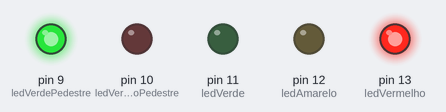
Simulated run of this sketch. Board: Arduino Uno, built with avr-gcc and run on an emulated ATmega328P. Shown: output pins drawn as LEDs (lit = HIGH).

Above: at 3.0 s.
At 6.9 s:
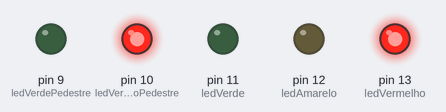
At 8.7 s:
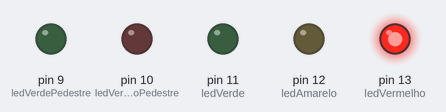
At 10.8 s:
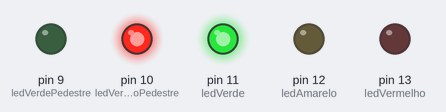
At 13.3 s:
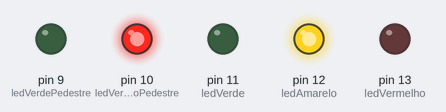
Timing chart, 0 to 17.9 s (numbered marks = the images above):
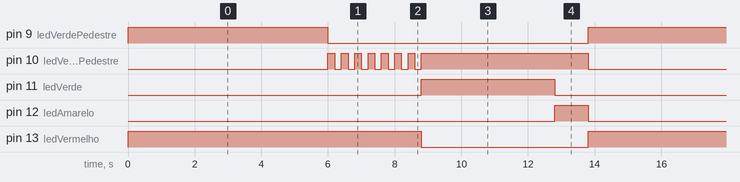

Measured:
- by itself, pin 9 (ledVerdePedestre): alternates HIGH for 6.0 s and LOW for 7.8 s
- by itself, pin 10 (ledVermelhoPedestre): repeats every 13.8 s: 6 × (LOW 0.20 s, HIGH 0.20 s), LOW 0.20 s, HIGH 5.0 s, LOW 6.0 s, HIGH 0.20 s
- by itself, pin 11 (ledVerde): alternates HIGH for 4.0 s and LOW for 9.8 s
- by itself, pin 12 (ledAmarelo): alternates HIGH for 1.0 s and LOW for 12.8 s
- by itself, pin 13 (ledVermelho): alternates HIGH for 8.8 s and LOW for 5.0 s

The sketch:

semaforoDuploDificil.ino
```cpp
//variáveis
int ledVermelho = 13;
int ledAmarelo = 12;
int ledVerde = 11;

int ledVermelhoPedestre = 10;
int ledVerdePedestre = 9;

void setup() {

  // inicializa as variáveis e portas
  pinMode(ledVermelho, OUTPUT);
  pinMode(ledAmarelo, OUTPUT);
  pinMode(ledVerde, OUTPUT);

  pinMode(ledVermelhoPedestre, OUTPUT);
  pinMode(ledVerdePedestre, OUTPUT);

}

void loop() {

  //-----------------------------------

  //acende o LED vermelho carro
  digitalWrite(ledVermelho, HIGH);

  //acende o LED verde pedestre
  digitalWrite(ledVerdePedestre, HIGH);

  delay(6000);

  //apagar o LED verde pedestre
  digitalWrite(ledVerdePedestre, LOW);

  //vai percorrer esse "for" por 6 vezes
  for (int contador = 0; contador <= 6; contador++) {

    //acende o LED vermelho pedestre
    digitalWrite(ledVermelhoPedestre, HIGH);

    //aguarda pouco
    delay(200);

    //apaga o LED vermelho pedestre
    digitalWrite(ledVermelhoPedestre, LOW);

    //aguarda pouco
    delay(200);

  }

  //apaga o LED vermelho carro
  digitalWrite(ledVermelho, LOW);

  //-----------------------------------

  //apaga o LED verde pedestre
  digitalWrite(ledVerdePedestre, LOW);

  //acende o LED vermelho pedestre
  digitalWrite(ledVermelhoPedestre, HIGH);

  //-----------------------------------

  //Acende o LED verde carro
  digitalWrite(ledVerde, HIGH);

  //aguarda 4 segundos
  delay(4000);

  //Apaga o LED verde carro
  digitalWrite(ledVerde, LOW);

  //acende o LED amarelo carro
  digitalWrite(ledAmarelo, HIGH);

  //aguarda 1 segundo
  delay(1000);

  //Apaga o LED amarelo carro
  digitalWrite(ledAmarelo, LOW);

  //apaga o LED vermelho pedestre
  digitalWrite(ledVermelhoPedestre, LOW);

}
```
